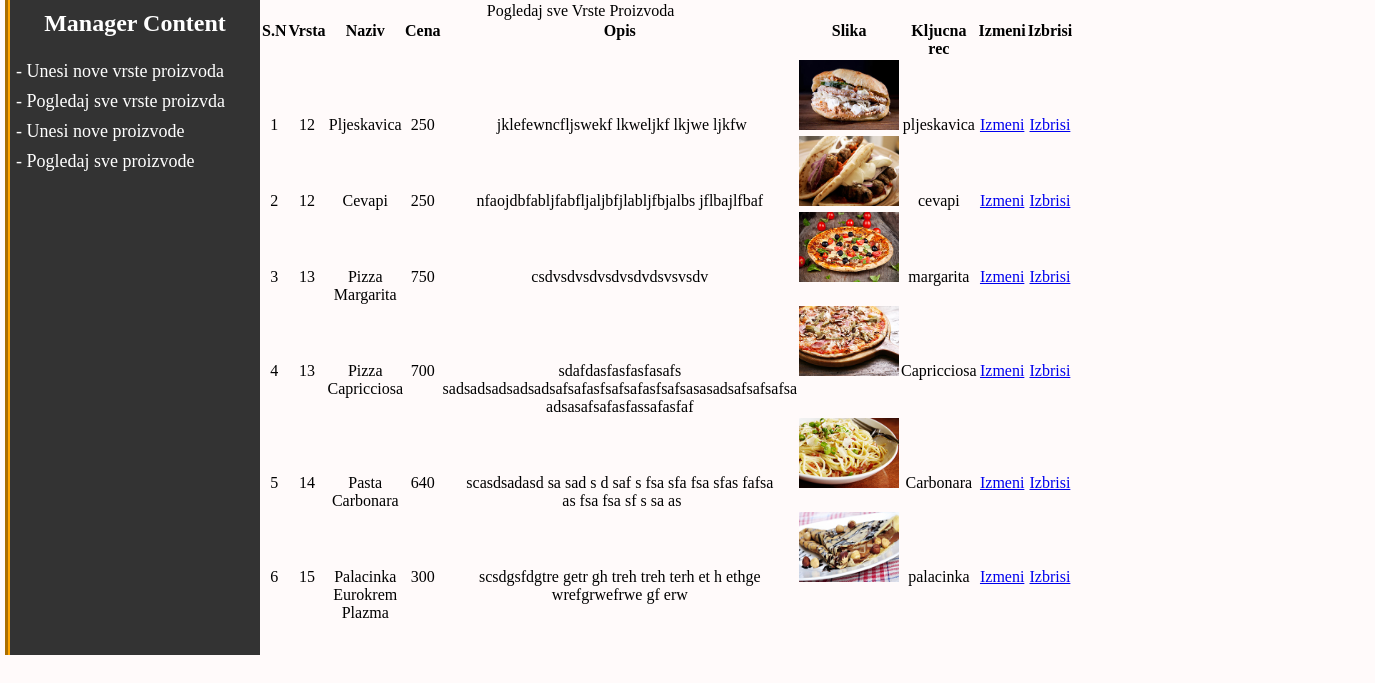
/admin_area/index.php?pogled_products, run on the app's committed database.
### tables this page shows
CREATE TABLE `proizvodi` (
  `proizvod_id` int(100) NOT NULL,
  `proizvod_vrsta` int(100) NOT NULL,
  `proizvod_naziv` varchar(255) NOT NULL,
  `proizvod_cena` varchar(100) NOT NULL,
  `proizvod_opis` text NOT NULL,
  `proizvod_slika` text NOT NULL,
  `proizvod_kljucner` blob NOT NULL
);

### admin_area/pogled_proizvoda.php (the view)
<!DOCTYPE>
<html>
    <head>
    </head>
    <body>
        <table width="795" align="center">
            <tr align="center">
                <td colspan="6">Pogledaj sve Vrste Proizvoda</td>
            </tr>
            <tr align="center">
                <th>S.N</th>
                <th>Vrsta</th>
                <th>Naziv</th>
                <th>Cena</th>
                <th>Opis</th>
                <th>Slika</th>
                <th>Kljucna rec</th>
                <th>Izmeni</th>
                <th>Izbrisi</th>
            </tr>
                <?php
                    $con = mysqli_connect("localhost", "root", "", "roadrunner");
                    $get_pro = "select * from proizvodi";
                    $run_pro = mysqli_query($con, $get_pro);
                    $i = 0;
                    while ($row_pro= mysqli_fetch_array($run_pro)){
                        $proizvod_id = $row_pro['proizvod_id'];
                        $proizvod_vrsta = $row_pro['proizvod_vrsta'];
                        $proizvod_naziv = $row_pro['proizvod_naziv'];
                        $proizvod_cena = $row_pro['proizvod_cena'];
                        $proizvod_opis = $row_pro['proizvod_opis'];
                        $proizvod_slika = $row_pro['proizvod_slika'];
                        $proizvod_kljucner = $row_pro['proizvod_kljucner'];
                        $i++;
                ?>
            <tr align="center">
                <td><?php echo $i; ?></td>
                <td><?php echo $proizvod_vrsta; ?></td>
                <td><?php echo $proizvod_naziv; ?></td>
                <td><?php echo $proizvod_cena; ?></td>
                <td><?php echo $proizvod_opis; ?></td>
                <td><img src="product_images/<?php echo $proizvod_slika; ?>" width="100" height="70"></td>
                <td><?php echo $proizvod_kljucner; ?></td>
                <td><a href="index.php?izmeni_proizvod=<?php echo $proizvod_id; ?>">Izmeni</a></td>
                <td><a href="izbrisi_proizvode.php?izbrisi_proizvod=<?php echo $proizvod_id; ?>">Izbrisi</a></td>
            </tr>
                    <?php } ?>
        </table>

### admin_area/styles/style.css (style rules this page uses)
html, body, div, span, applet, object, iframe, h1, h2, h3, h4, h5, h6, p, blockquote, pre, a, abbr, acronym, address, big, cite, code, del, dfn, em, img, ins, kbd, q, s, samp, small, strike, strong, sub, sup, tt, var, b, u, i, center, dl, dt, dd, ol, ul, li, fieldset, form, label, legend, table, caption, tbody, tfoot, thead, tr, th, td, article, aside, canvas, details, embed, figure, figcaption, footer, header, hgroup, menu, nav, output, ruby, section, summary, time, mark, audio, video { margin: 0; padding: 0; border: 0; vertical-align: baseline; }
body { background: snow; }

### data on the page
proizvodi: proizvod_vrsta "12", proizvod_naziv "Pljeskavica", proizvod_cena "250", proizvod_opis "jklefewncfljswekf lkweljkf lkjwe ljkfw", proizvod_slika (picture), proizvod_kljucner "pljeskavica"
proizvodi: proizvod_vrsta "12", proizvod_naziv "Cevapi", proizvod_cena "250", proizvod_opis "nfaojdbfabljfabfljaljbfjlabljfbjalbs jflbajlfbaf", proizvod_slika (picture), proizvod_kljucner "cevapi"
proizvodi: proizvod_vrsta "13", proizvod_naziv "Pizza Margarita", proizvod_cena "750", proizvod_opis "csdvsdvsdvsdvsdvdsvsvsdv", proizvod_slika (picture), proizvod_kljucner "margarita"
proizvodi: proizvod_vrsta "13", proizvod_naziv "Pizza Capricciosa", proizvod_cena "700", proizvod_opis "sdafdasfasfasfasafs sadsadsadsadsadsafsafasfsafsafasfsafsasasadsafsafsafsa adsasafsafasfassafasfaf", proizvod_slika (picture), proizvod_kljucner "Capricciosa"
proizvodi: proizvod_vrsta "14", proizvod_naziv "Pasta Carbonara", proizvod_cena "640", proizvod_opis "scasdsadasd sa sad s d saf s fsa sfa fsa sfas fafsa as fsa fsa sf s sa as", proizvod_slika (picture), proizvod_kljucner "Carbonara"
proizvodi: proizvod_vrsta "15", proizvod_naziv "Palacinka Eurokrem Plazma", proizvod_cena "300", proizvod_opis "scsdgsfdgtre getr gh treh treh terh et h ethge wrefgrwefrwe gf erw", proizvod_slika (picture), proizvod_kljucner "palacinka"
